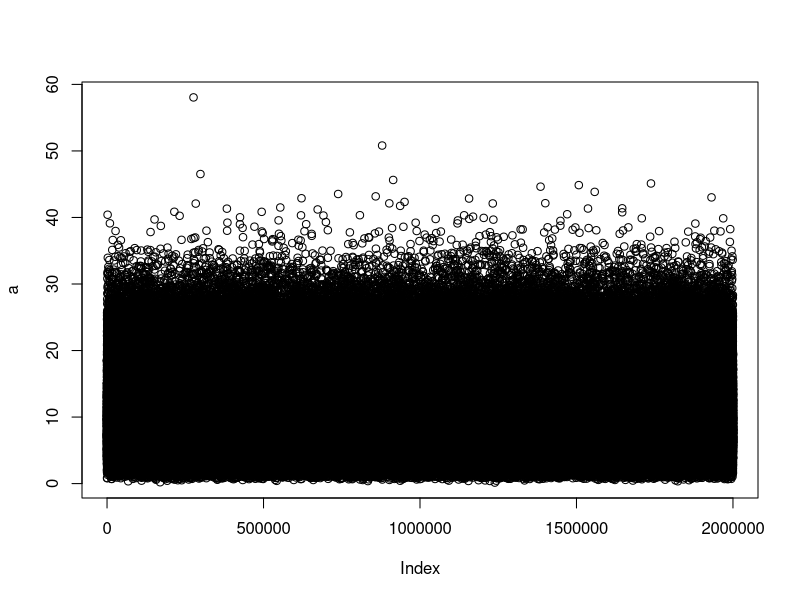
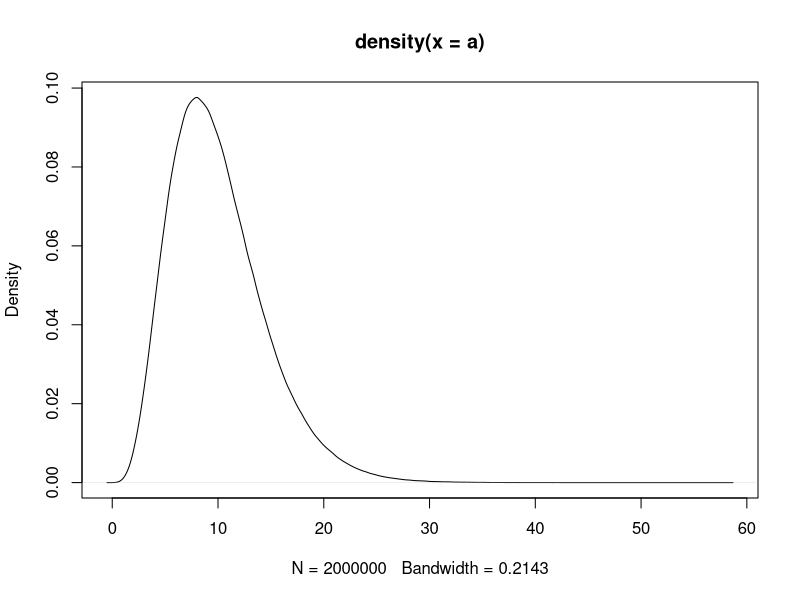
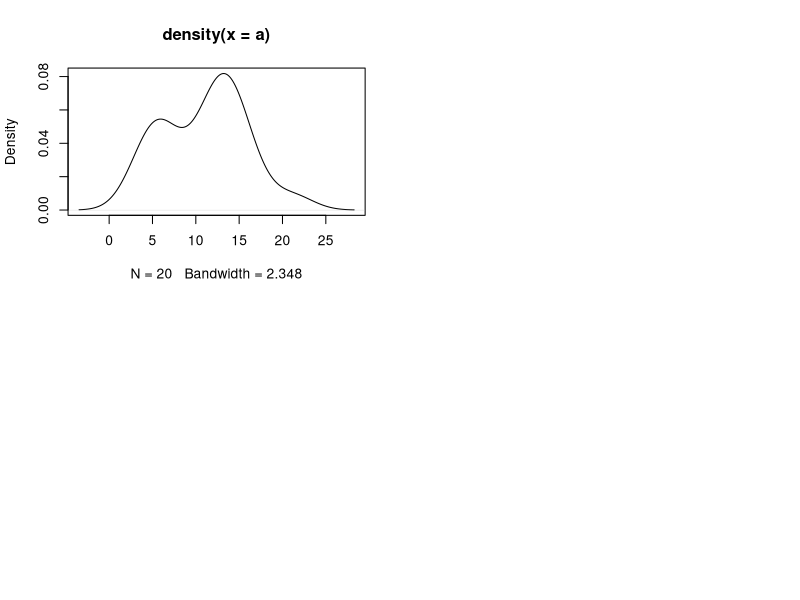

These charts were generated, in order, by the following R code: (Note: this script raises an error after producing the figures.)
#skewness kartosis


#chi- square


a=rchisq(2000000,10)
plot(a)
plot(density(a))

par(mfrow= c(2,2))

a=rchisq(20,10)
plot(density(a))





#sample space
#coin toss 10 times
2^10

s =c("h","t")
p =c("h","t")

n_coin=10
for( i in 1:(n_coin-1)){
  s= outer(s,p,paste0)
  
}

a=c(s)
a

##

bb= a[which(lengths(regmatches(a,gregexpr("h",a)))==2)]




#regression

x=c(2,4,5,6,6,5,7,6,6,7)
y=c(4,4,5,6,5,5,4,4,5,4) #not reletion
y1= 2*x+5



cor(x,y1)
cor(x,y)

a=function(b){
  
}

sum1=0
sx=0
ssx=0
ssy=0
sy=0
spxy=0
n=length(x)
for(i in 1:n){
  sx= sx+x[i]
  ssx= ssx+x[i]^2
  ssy= ssy+y[i]^2
  sy= sy+y[i]
  spxy= spxy+(x[i]*y[i])
  
}
v= spxy-(sx*sy)/n
v1= sqrt((ssx-(sx^2)/n)(ssy-(sy^2)/n))




